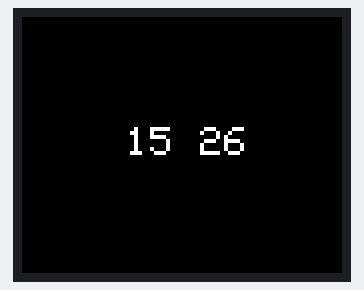
This sketch was run on a simulated Arduino Uno, built with avr-gcc and run on an emulated ATmega328P. Parts: 160×128 colour display.

Above: at 0.1 s.
At 60.1 s:
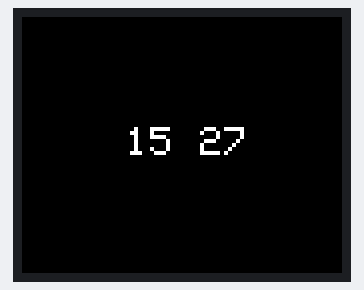
At 120.1 s:
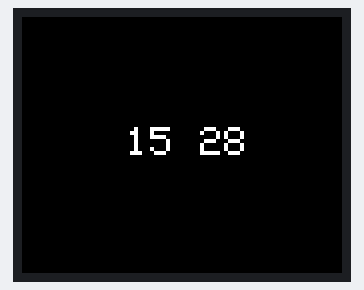

Measured:
- what the display in image 1 shows lasts 60.0 s, from 60.0 s to 120.0 s

The sketch:

reloj01.ino
```cpp
// include TFT and SPI libraries
#include <TFT.h>
#include <SPI.h>

#include <TimerOne.h>

// pin definition for Arduino UNO
#define cs   10
#define dc   9
#define rst  8

// create an instance of the class TFT
TFT TFTscreen = TFT(cs, dc, rst);

volatile bool updateMinute=true;
volatile bool updateHour=true;
volatile unsigned int halfsecond = 0;
volatile unsigned int second=0;
volatile unsigned int minute = 26;
volatile unsigned int hour = 15;

char bufH[3];
char bufM[3];

void setup() {
  // put your setup code here, to run once:
  TFTscreen.begin();

  Timer1.initialize(500000);//timing for 500ms
  Timer1.attachInterrupt(TimingISR);//declare the interrupt serve routine:TimingISR

  // clear the screen with a black background
  TFTscreen.background(0, 0, 0);

  itoa(hour,bufH,10);
  itoa(minute,bufM,10);
}

bool settingHourFlag=false;
bool settingMinuteFlag=false;

void loop() {
  // put your main code here, to run repeatedly:
  if(updateMinute || updateHour)
  {

    TFTscreen.setTextSize(2);

    if(!settingHourFlag)
    {
      if(updateHour){
        updateHour=false;
        TFTscreen.stroke(0,0,0);          //borrar
        TFTscreen.text(bufH, 52, 55);
        itoa(hour,bufH,10);
        if(hour<10)                       //no mostrar 0 en decenas
        {
          bufH[1]=bufH[0];
          bufH[0]=' ';
        }
        TFTscreen.stroke(255, 255, 255);  //mostrar
        TFTscreen.text(bufH, 52, 55);
      }

    }
    if(!settingMinuteFlag)
    {
      if(updateMinute){
        updateMinute=false;
        TFTscreen.stroke(0,0,0);          //borrar
        TFTscreen.text(bufM, 89, 55);
        itoa(minute,bufM,10);
        if(minute<10)                     //mostrar 0 en decenas
        {
          bufM[1]=bufM[0];
          bufM[0]='0';
        }
        TFTscreen.stroke(255, 255, 255);  //mostrar
        TFTscreen.text(bufM, 89, 55);
      }
    }
  }
  delay(1);
}

void TimingISR()
{
  halfsecond ++;
  if(halfsecond == 2){
    second ++;
    if(second == 60)
    {
      minute ++;
      updateMinute=true;
      if(minute == 60)
      {
        hour ++;
        updateHour=true;
        if(hour == 24)hour = 0;
        minute = 0;
      }
      second = 0;
    }
    halfsecond = 0;
  }
}
```
